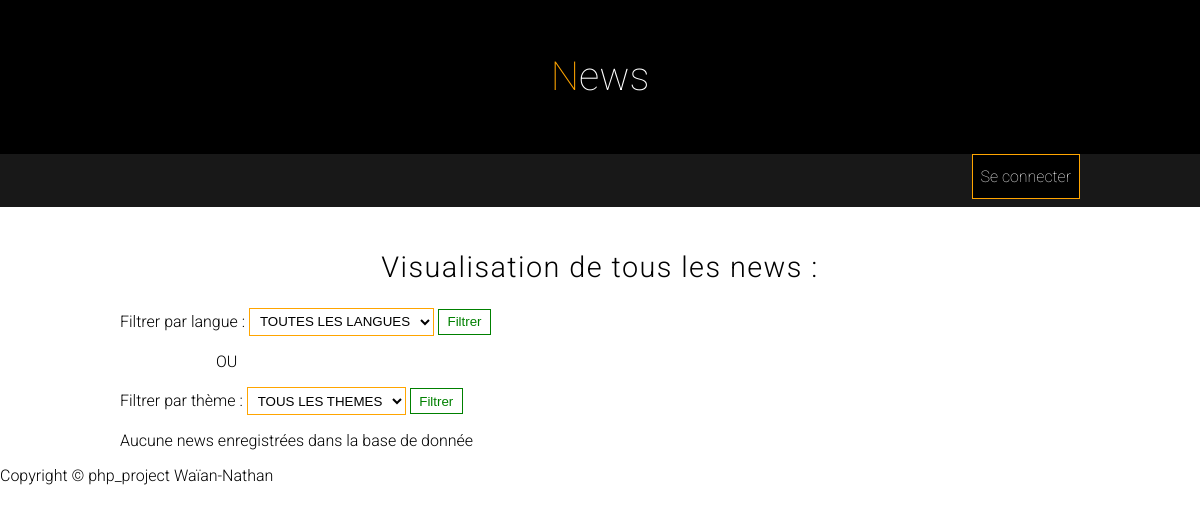
The page /php/index.php on the database as committed earlier.
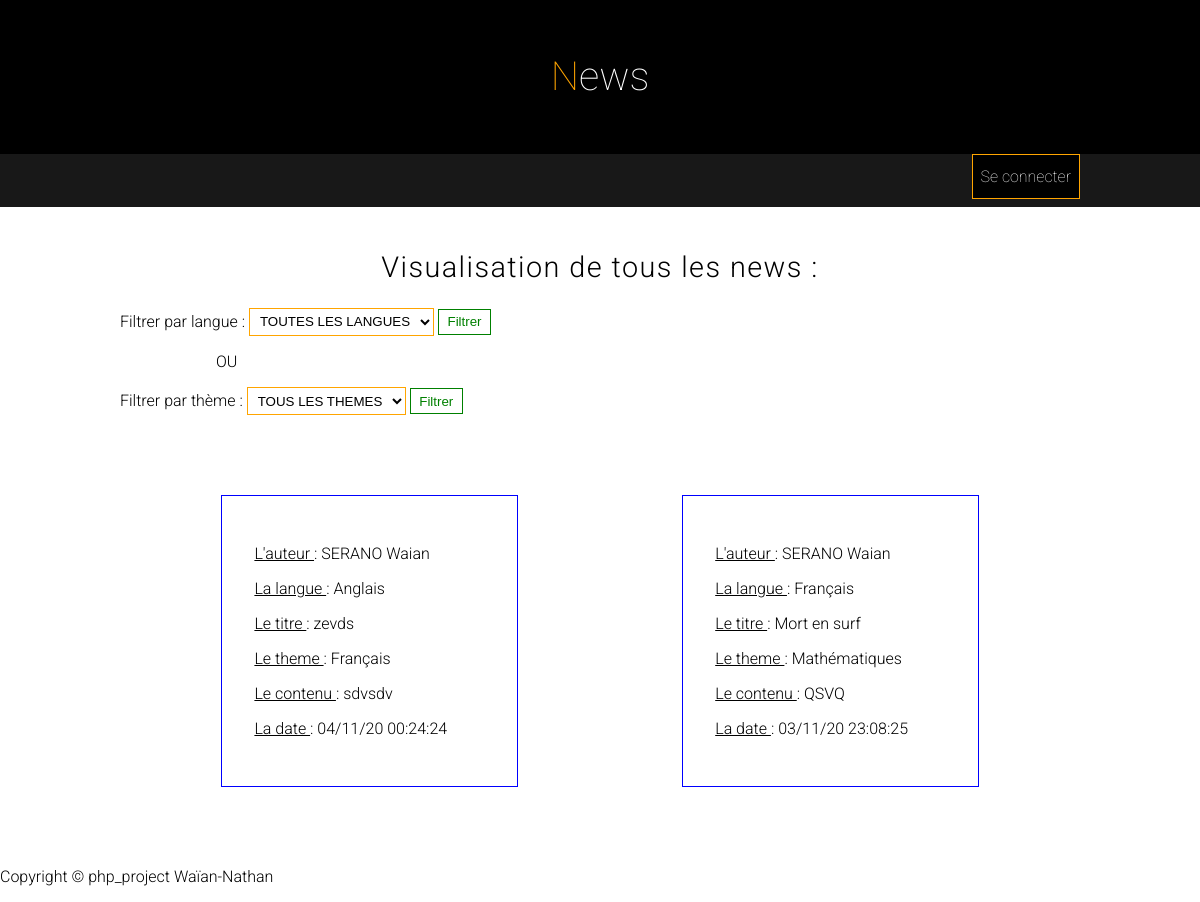
The same page on the database as committed later.
### tables this page shows
CREATE TABLE `news` (
  `id_news` int(11) NOT NULL,
  `id_theme` int(11) NOT NULL,
  `id_langue` int(11) NOT NULL,
  `visibility` tinyint(4) NOT NULL,
  `title_news` varchar(100) NOT NULL,
  `date_news` datetime NOT NULL,
  `text_news` text NOT NULL,
  `id_editor` int(11) NOT NULL
);

CREATE TABLE `editor` (
  `id_editor` int(6) NOT NULL,
  `surname` varchar(32) NOT NULL,
  `name` varchar(32) NOT NULL,
  `mail_address` varchar(128) NOT NULL,
  `password` varchar(128) NOT NULL,
  `dateCreate` datetime NOT NULL
);

CREATE TABLE `langue` (
  `id_langue` int(11) NOT NULL,
  `title` varchar(255) NOT NULL
);

CREATE TABLE `theme` (
  `id_theme` int(11) NOT NULL,
  `title` varchar(255) NOT NULL,
  `description` text NOT NULL
);

### php/class/Session.php (called while the page is built, shortened)
<?php
class Session
{
    static $instance;
    static function getInstance()
    {
        if (!self::$instance)
            self::$instance = new Session();
        return self::$instance;
    }
    public function read($key)
    {
        return isset($_SESSION[$key]) ? $_SESSION[$key] : null;
    }
}

### php/class/App.php (called while the page is built)
<?php
class App
{
    static $dbUsers = null;
    static function getDatabase()
    {
        if (!self::$dbUsers)
            self::$dbUsers = new Database('root', '', 'projet_php');
        return self::$dbUsers;
    }
    static function getAuth()
    {
        return new Auth(Session::getInstance());
    }
}

### php/class/Auth.php (called while the page is built, shortened)
<?php
class Auth
{
    private $session;
    public function __construct($session)
    {
        $this->session = $session;
    }
    public function user()
    {
        if (!$this->session->read('auth'))
            return false;
        return $this->session->read('auth');
    }
}

### php/class/Database.php (called while the page is built, shortened)
<?php
class Database
{
    private $pdo;
    public function __construct($login, $password, $database_name, $host = 'localhost')
    {
        $this->pdo = new PDO("mysql:dbname=$database_name;host=$host", $login, $password);
        $this->pdo->setAttribute(PDO::ATTR_ERRMODE, PDO::ERRMODE_EXCEPTION);
        $this->pdo->setAttribute(PDO::ATTR_DEFAULT_FETCH_MODE, PDO::FETCH_OBJ);
    }
    public function query($query, $params = false)
    {
        if ($params) {
            $req = $this->pdo->prepare($query);
            $req->execute($params);
        } else
            $req = $this->pdo->query($query);
        return $req;
    }
}

### php/index.php (the view, shortened to what this page needs)
<?php
include_once 'class/App.php';
include_once 'class/Auth.php';
include_once 'class/Session.php';
include_once 'class/Database.php';
$auth = App::getAuth();
$bdd = App::getDatabase();
$reqNews = $bdd->query('SELECT * FROM news WHERE visibility ORDER BY date_news desc');
?>
<html lang="fr">
<head>
    <link type="text/css" rel="stylesheet" href="../css/index.css">
    <link type="text/css" rel="stylesheet" href="../css/style.css">
</head>
<body>
    <header>
        <h1 class="main-title">
            <a href="index.php">
                News
            </a>
        </h1>
    </header>
    <nav>
        <div>
            <?php if ($auth->user()) : ?>
                <a href="compte.php" class="button">
                    Mon compte
                </a>
            <?php else : ?>
                <a href="connexion.php" class="button">
                    Se connecter
                </a>
            <?php endif; ?>
        </div>
    </nav>
    <main>
        <br />
        <h2>
            Visualisation de tous les news :
        </h2>
        <form method="POST">
            <label for="langueArticle">
                Filtrer par langue :
            </label>
            <select name="langueArticle" class="button">
                <option value="0" <?php if (!isset($_POST['langueArticle'])) : ?> selected <?php endif; ?>>
                    TOUTES LES LANGUES
                </option>
            </select>
            <input class="info button" type="submit" name="langue" value="Filtrer" />
        </form>
        <div id="or">
            <p>OU</p>
        </div>
        <form method="POST">
            <label for="themeArticle">
                Filtrer par thème :
            </label>
            <select name="themeArticle" class="button">
                <option value="0" <?php if (!isset($_POST['themeArticle'])) : ?> selected <?php endif; ?>>
                    TOUS LES THEMES
                </option>
            </select>
            <input class="info button" type="submit" name="theme" value="Filtrer" />
        </form>
        <?php
        if ($reqNews->rowCount()) :
        ?>
            <div id="articles">
                <?php
                foreach ($reqNews as $reqNew) :
                    $reqTheme = $bdd->query("SELECT * FROM theme WHERE id_theme=?", [$reqNew->id_theme])->fetch();
                    $reqLangue = $bdd->query("SELECT * FROM langue WHERE id_langue=?", [$reqNew->id_langue])->fetch();
                    $reqEditor = $bdd->query("SELECT surname, name, mail_address FROM editor WHERE id_editor=?", [$reqNew->id_editor])->fetch();
                ?>
                    <div class="article" style="border-color: <?= "blue"  ?>;">
                        <p>
                            <strong>
                                <u>
                                    L'auteur
                                </u>
                                :
                            </strong>
                            <?= $reqEditor->surname, " ", $reqEditor->name; ?>
                        </p>
                        <p>
                            <strong>
                                <u>
                                    La langue
                                </u>
                                :
                            </strong>
                            <?= $reqLangue->title; ?>
                        </p>
                        <p>
                            <strong>
                                <u>
                                    Le titre
                                </u>
                                :
                            </strong>
                            <?= $reqNew->title_news; ?>
                        </p>
                        <p title="Description : <?= $reqTheme->description; ?>">
                            <strong>
                                <u>
                                    Le theme
                                </u>
                                :
                            </strong>
                            <?= $reqTheme->title ?>
                        </p>
                        <p>
                            <strong>
                                <u>
                                    Le contenu
                                </u>
                                :
                            </strong>
                            <?= $reqNew->text_news; ?>
                        </p>
                        <p>
                            <strong>
                                <u>
                                    La date
                                </u>
                                :
                            </strong>
                            <?= date("d/m/y H:i:s", strtotime($reqNew->date_news)); ?>
                        </p>
                    </div>
                <?php
                endforeach;
                ?>
            </div>
        <?php
        else :
        ?>
            <p>
                Aucune news enregistrées dans la base de donnée
            </p>
        <?php endif; ?>
    </main>
    <?php
    include_once 'inc/footer.php';
    ?>
</body>
</html>

### php/inc/footer.php (shortened to what this page needs)
<footer>
    <p>
        Copyright &copy; php_project Waïan-Nathan
    </p>
</footer>

### css/index.css (style rules this page uses)
#or p { padding-left: 10%; }

### css/style.css (style rules this page uses)
:root { font-family: 'Roboto', serif; }
* { font-weight: 300; }
a { color: var(--themed-color); }
body { margin: 0; background-color: var(--themed-white); }
main { margin: 0 10%; }
header { background-color: var(--main-black); padding: 2rem; margin: 0; }
h2 { text-align: center; letter-spacing: .05em; font-size: 1.8rem; }
.main-title { text-align: center; }
.main-title * { font-weight: lighter; color: var(--main-white); transition: color .2s, letter-spacing .2s; font-size: 2.5rem; }
.main-title::first-letter { color: var(--main-color); }
a { text-decoration: none; }
nav { background-color: var(--main-dark); margin: 0; }
nav>div { margin: 0 10%; text-align: right; }
.button { border: var(--themed-color) 1px solid; padding: .35em .45em; min-width: 4em; background-color: var(--themed-light); color: var(--themed-black); font-weight: lighter; transition: border .3s, color .3s, background-color .3s; }
.info.button { border-color: var(--validate-color); }
nav .button { border: var(--main-color) 1px solid; display: inline-block; background-color: var(--main-black); color: var(--main-white); padding: .75em .5em; margin: 0 0 .5rem 0; }
.info { color: var(--validate-color); }
#articles { display: flex; flex-wrap: wrap; margin: 4rem 2%; }
.article { width: 25%; border-width: 1px; border-style: solid; margin: 1rem auto; padding: 2rem; background-color: var(--themed-light); word-break: break-word; }

Rows that differ between the two databases and show on the page:
added news: id_editor.surname "SERANO", id_editor.name "Waian", id_langue.title "Anglais", title_news "zevds", id_theme.title "Français", text_news "sdvsdv", date_news "04/11/20 00:24:24"
added news: id_editor.surname "SERANO", id_editor.name "Waian", id_langue.title "Français", title_news "Mort en surf", id_theme.title "Mathématiques", text_news "QSVQ", date_news "03/11/20 23:08:25"
Other text that changed with them:
text no longer shown: "Aucune news enregistrées dans la base de donnée"
